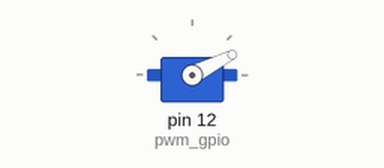
Recording of a program running on a simulated Raspberry Pi (header pin numbers). Shown: servo. Servo angles are drawn from the pulse width (0.5 ms = 0°, 2.5 ms = 180°). At 2.0 s the program stops and its outputs stay as they are.

Above: at 0.1 s.
At 1.1 s:
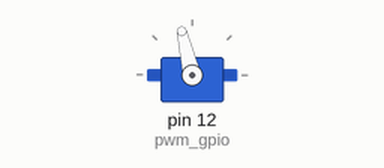
Timing chart, 0 to 2.6 s (numbered marks = the images above):
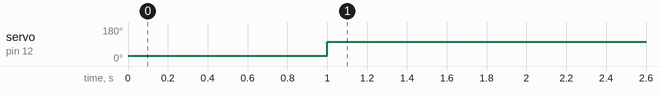

The program:

servomotor.py
```python
import RPi.GPIO as GPIO
import time

def angle_to_percent(angle):
    if angle >180 or angle<0:
        return False

    start = 4
    end = 12.5
    ratio = (end-start)/180

    angle_as_percent = angle*ratio

    return start + angle_as_percent

GPIO.setmode(GPIO.BOARD)
GPIO.setwarnings(False)

pwm_gpio=12
frequence=50
GPIO.setup(pwm_gpio,GPIO.OUT)
pwm=GPIO.PWM(pwm_gpio, frequence)

pwm.start(angle_to_percent(0))
time.sleep(1)

pwm.ChangeDutyCycle(angle_to_percent(90))
time.sleep(1)

pwm.stop()
GPIO.cleanup()
```

Measured:
- by itself, servo on pin 12 (pwm_gpio): 27° → 103° at 1.0 s
